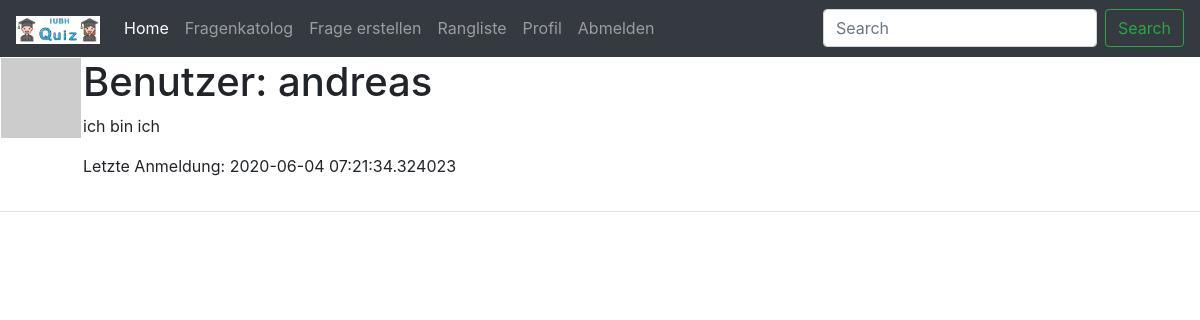
Page /user/andreas (signed in) on the committed database.
### app/models.py (models this page shows, shortened)
class User(UserMixin, db.Model):
    id = db.Column(db.Integer, primary_key=True)
    username = db.Column(db.String(64), index=True, unique=True)
    email = db.Column(db.String(120), index=True, unique=True)
    password_hash = db.Column(db.String(128))
    about_me = db.Column(db.String(140))
    last_seen = db.Column(db.DateTime, default=datetime.utcnow)
    def avatar(self, size):
        digest = md5(self.email.lower().encode('utf-8')).hexdigest()
        return f'https://www.gravatar.com/avatar/{digest}?d=identicon&s={size}'

### app/routes.py (the view)
@app.route('/user/<username>')
@login_required
def user(username):
    user = User.query.filter_by(username=username).first_or_404()
    return render_template('user.html', user=user)

### app/models.py (called while the page is built)
@login.user_loader
def load_user(id):
    return User.query.get(int(id))

### app/routes.py (called while the page is built)
@app.before_request
def before_request():
    if current_user.is_authenticated:
        current_user.last_seen = datetime.utcnow()
        db.session.commit()

### app/templates/user.html (shortened to what this page needs)
{% extends "base.html" %}
{% block content %}
    <table>
        <tr valign="top">
            <td><img src="{{ user.avatar(80) }}"></td>
            <td>
                <h1>Benutzer: {{ user.username }}</h1>
                {% if user.about_me %}<p>{{ user.about_me }}</p>{% endif %}
                {% if user.last_seen %}<p>Letzte Anmeldung: {{ user.last_seen }}</p>{% endif %}
            </td>
        </tr>
    </table>
    <hr>
{% endblock %}

### app/static/css/styles.css (style rules this page uses)
body { background: aqua; }

### rows in the picture
User: username "andreas", about_me "ich bin ich", last_seen "2020-06-04 07:21:34.324023"
